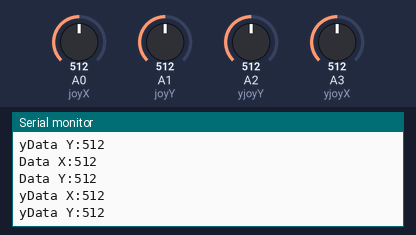
The sketch below on a simulated Arduino Uno, built with avr-gcc and run on an emulated ATmega328P. Shown: the last lines printed to the serial monitor. The test bench sets the inputs (shaded band); at power-on: A3 (yjoyX) = 512, A0 (joyX) = 512, A1 (joyY) = 512, A2 (yjoyY) = 512. No radio packets arrive unless stated.

Above: at 7.2 s.
7.3 s: A3 (yjoyX) set to 104
At 7.52 s:
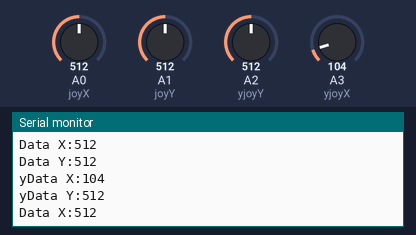
10.3 s: A3 (yjoyX) set to 88
At 10.5 s:
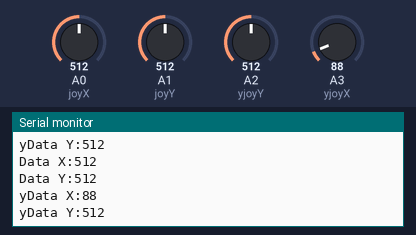
Timing chart, 0 to 13.3 s (numbered marks = the images above; inputs shaded):
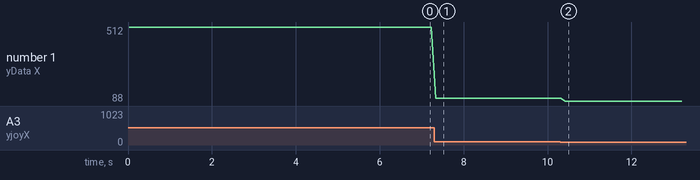

Measured:
- the behaviour switches between 100 and 99 on A3 (yjoyX) (found by bisection; images 1 and 2)
- after the input at 7.3 s, the serial monitor: prints a new line at once (image 1)
- after the input at 10.3 s, the serial monitor: prints a new line after 0.12 s (image 2)
- plotted number 1: 512 → 104 after the input at 7.3 s, 104 → 88 after the input at 10.3 s

The sketch:

Remote_Control_transmitter.ino
```cpp
#include <SPI.h>
#include <nRF24L01.h>
#include <RF24.h>

#define CE_PIN 9
#define CSN_PIN 10

int joyX = A0;
int joyY = A1;
int yjoyX = A3;
int yjoyY = A2;
int dataX;
int dataY;
int ydataX;
int ydataY;
double data[4];

RF24 radio(CE_PIN, CSN_PIN);
const byte address[6] = "00001";

void setup() {
  Serial.begin(9600);
  radio.begin();
  radio.openWritingPipe(address);
  radio.setPALevel(RF24_PA_MAX);
  radio.stopListening();
}


void loop() {
  dataX = analogRead(joyX);
  dataY = analogRead(joyY);
  ydataX = analogRead(yjoyX);
  ydataY = analogRead(yjoyY);
  data[0] = dataX;
  data[1] = dataY;
  data[2] = ydataX;
  data[3] = ydataY;

  Serial.print("Data X:"); Serial.println(dataX);
  Serial.print("Data Y:"); Serial.println(dataY);
  Serial.print("yData X:"); Serial.println(ydataX);
  Serial.print("yData Y:"); Serial.println(ydataY);
  radio.write(&data, sizeof(data));

  delay(100);
}
```
